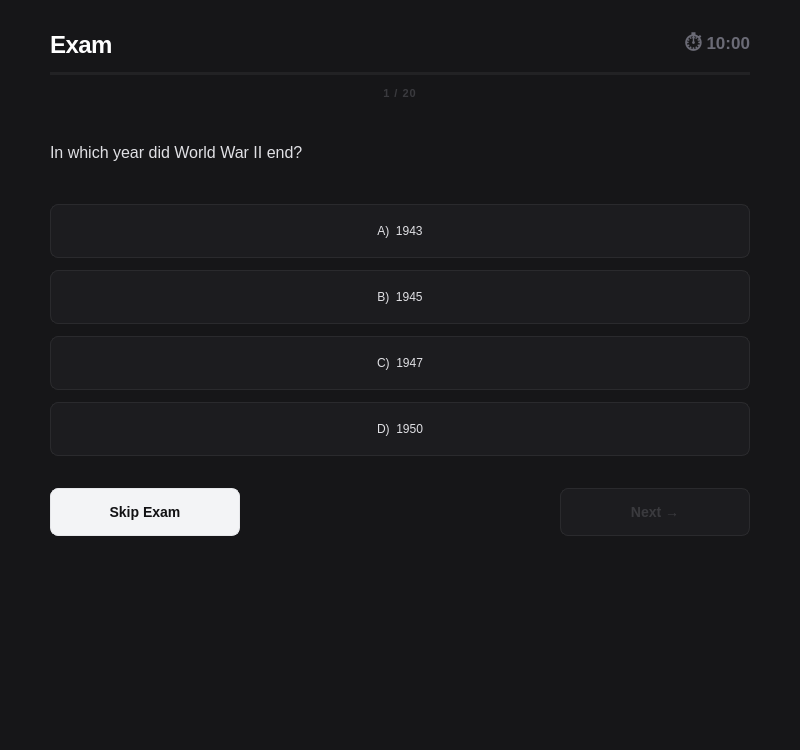
<?xml version="1.0" encoding="UTF-8"?>
<ui version="4.0">
 <class>Session</class>
 <widget class="QWidget" name="Session">
  <property name="geometry">
   <rect>
    <x>0</x>
    <y>0</y>
    <width>800</width>
    <height>750</height>
   </rect>
  </property>
  <property name="windowTitle">
   <string>Form</string>
  </property>
  <property name="styleSheet">
   <string notr="true">
QWidget#Session {
    background-color: #161618;
}
QPushButton#buttonA,
QPushButton#buttonB,
QPushButton#buttonC,
QPushButton#buttonD {
    background-color: #1c1c1f;
    color: #e0e0e4;
    font-size: 12px;
    font-weight: 400;
    border: 1px solid #2a2a2d;
    border-radius: 8px;
    padding: 16px 20px;
}
QPushButton#buttonA:hover,
QPushButton#buttonB:hover,
QPushButton#buttonC:hover,
QPushButton#buttonD:hover {
    background-color: #202023;
    border-color: #3a3a3e;
}
QPushButton#buttonA:pressed,
QPushButton#buttonB:pressed,
QPushButton#buttonC:pressed,
QPushButton#buttonD:pressed {
    background-color: #1a1a1d;
    border-color: #4a4a52;
}
QPushButton#buttonNext {
    background-color: #ffffff;
    color: #111113;
    font-size: 14px;
    font-weight: 600;
    border: none;
    border-radius: 8px;
    padding: 12px 28px;
}
QPushButton#buttonNext:hover {
    background-color: #e8e8e8;
}
QPushButton#buttonNext:disabled {
    background-color: #1c1c1f;
    color: #3a3a3e;
    border: 1px solid #2a2a2d;
}
QPushButton#buttonSkip {
    background-color: #f3f4f6;
    color: #111113;
    font-size: 14px;
    font-weight: 600;
    border: 1px solid #e6e7ea;
    border-radius: 8px;
    padding: 12px 28px;
}
QPushButton#buttonSkip:hover {
    background-color: #e8e9ec;
    border-color: #cfd2d6;
}
QPushButton#buttonSkip:pressed {
    background-color: #dfe2e6;
}
QProgressBar#progressBar {
    background-color: #222224;
    border: none;
    border-radius: 2px;
    max-height: 3px;
}
QProgressBar#progressBar::chunk {
    background-color: #ffffff;
    border-radius: 2px;
}
QLabel#labelExamTitle {
    color: #ffffff;
    font-size: 24px;
    font-weight: 700;
    letter-spacing: -0.5px;
}
QLabel#labelTimer {
    color: #6b6b76;
    font-size: 17px;
    font-weight: 600;
}
QLabel#labelQuestion {
    color: #e0e0e4;
    font-size: 16px;
}
QLabel#labelProgress {
    color: #3a3a3e;
    font-size: 11px;
    font-weight: 600;
    letter-spacing: 1px;
}
   </string>
  </property>
  <layout class="QVBoxLayout" name="sessionLayout">
   <property name="spacing">
    <number>12</number>
   </property>
   <property name="leftMargin">
    <number>50</number>
   </property>
   <property name="topMargin">
    <number>30</number>
   </property>
   <property name="rightMargin">
    <number>50</number>
   </property>
   <property name="bottomMargin">
    <number>40</number>
   </property>
   <item>
    <layout class="QHBoxLayout" name="examHeaderLayout">
     <property name="spacing">
      <number>0</number>
     </property>
     <item>
      <widget class="QLabel" name="labelExamTitle">
       <property name="text">
        <string>Exam</string>
       </property>
      </widget>
     </item>
     <item>
      <spacer name="examHeaderSpacer">
       <property name="orientation">
        <enum>Qt::Orientation::Horizontal</enum>
       </property>
       <property name="sizeHint" stdset="0">
        <size>
         <width>40</width>
         <height>20</height>
        </size>
       </property>
      </spacer>
     </item>
     <item>
      <widget class="QLabel" name="labelTimer">
       <property name="text">
        <string>⏱ 10:00</string>
       </property>
       <property name="alignment">
        <set>Qt::AlignmentFlag::AlignRight|Qt::AlignmentFlag::AlignTrailing|Qt::AlignmentFlag::AlignVCenter</set>
       </property>
      </widget>
     </item>
    </layout>
   </item>
   <item>
    <widget class="QProgressBar" name="progressBar">
     <property name="maximumSize">
      <size>
       <width>16777215</width>
       <height>3</height>
      </size>
     </property>
     <property name="maximum">
      <number>20</number>
     </property>
     <property name="value">
      <number>0</number>
     </property>
     <property name="textVisible">
      <bool>false</bool>
     </property>
    </widget>
   </item>
   <item>
    <widget class="QLabel" name="labelProgress">
     <property name="text">
      <string>1 / 20</string>
     </property>
     <property name="alignment">
      <set>Qt::AlignmentFlag::AlignCenter</set>
     </property>
    </widget>
   </item>
   <item>
    <widget class="QLabel" name="labelQuestion">
     <property name="minimumSize">
      <size>
       <width>0</width>
       <height>80</height>
      </size>
     </property>
     <property name="text">
      <string>In which year did World War II end?</string>
     </property>
     <property name="wordWrap">
      <bool>true</bool>
     </property>
    </widget>
   </item>
   <item>
    <widget class="QPushButton" name="buttonA">
     <property name="minimumSize">
      <size>
       <width>0</width>
       <height>54</height>
      </size>
     </property>
     <property name="text">
      <string>A)  1943</string>
     </property>
    </widget>
   </item>
   <item>
    <widget class="QPushButton" name="buttonB">
     <property name="minimumSize">
      <size>
       <width>0</width>
       <height>54</height>
      </size>
     </property>
     <property name="text">
      <string>B)  1945</string>
     </property>
    </widget>
   </item>
   <item>
    <widget class="QPushButton" name="buttonC">
     <property name="minimumSize">
      <size>
       <width>0</width>
       <height>54</height>
      </size>
     </property>
     <property name="text">
      <string>C)  1947</string>
     </property>
    </widget>
   </item>
   <item>
    <widget class="QPushButton" name="buttonD">
     <property name="minimumSize">
      <size>
       <width>0</width>
       <height>54</height>
      </size>
     </property>
     <property name="text">
      <string>D)  1950</string>
     </property>
    </widget>
   </item>
   <item>
    <spacer name="verticalSpacer_2">
     <property name="orientation">
      <enum>Qt::Orientation::Vertical</enum>
     </property>
     <property name="sizeType">
      <enum>QSizePolicy::Policy::Fixed</enum>
     </property>
     <property name="sizeHint" stdset="0">
      <size>
       <width>20</width>
       <height>20</height>
      </size>
     </property>
    </spacer>
   </item>
   <item>
    <layout class="QHBoxLayout" name="examFooterLayout">
     <property name="spacing">
      <number>0</number>
     </property>
     <item>
      <widget class="QPushButton" name="buttonSkip">
       <property name="enabled">
        <bool>true</bool>
       </property>
       <property name="minimumSize">
        <size>
         <width>190</width>
         <height>48</height>
        </size>
       </property>
       <property name="maximumSize">
        <size>
         <width>190</width>
         <height>48</height>
        </size>
       </property>
       <property name="text">
        <string>Skip Exam</string>
       </property>
      </widget>
     </item>
     <item>
      <spacer name="examFooterSpacer">
       <property name="orientation">
        <enum>Qt::Orientation::Horizontal</enum>
       </property>
       <property name="sizeHint" stdset="0">
        <size>
         <width>40</width>
         <height>20</height>
        </size>
       </property>
      </spacer>
     </item>
     <item>
      <widget class="QPushButton" name="buttonNext">
       <property name="enabled">
        <bool>false</bool>
       </property>
       <property name="minimumSize">
        <size>
         <width>190</width>
         <height>48</height>
        </size>
       </property>
       <property name="maximumSize">
        <size>
         <width>190</width>
         <height>48</height>
        </size>
       </property>
       <property name="text">
        <string>Next →</string>
       </property>
      </widget>
     </item>
    </layout>
   </item>
   <item>
    <spacer name="examStretchSpacer">
     <property name="orientation">
      <enum>Qt::Orientation::Vertical</enum>
     </property>
     <property name="sizeHint" stdset="0">
      <size>
       <width>20</width>
       <height>20</height>
      </size>
     </property>
    </spacer>
   </item>
  </layout>
 </widget>
 <resources/>
 <connections/>
</ui>
